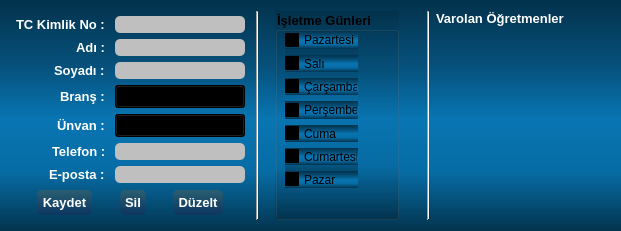
<?xml version="1.0" encoding="UTF-8"?>
<ui version="4.0">
 <class>Form</class>
 <widget class="QWidget" name="Form">
  <property name="geometry">
   <rect>
    <x>0</x>
    <y>0</y>
    <width>621</width>
    <height>231</height>
   </rect>
  </property>
  <property name="font">
   <font>
    <family>MS Shell Dlg 2</family>
    <pointsize>10</pointsize>
    <weight>75</weight>
    <bold>true</bold>
   </font>
  </property>
  <property name="windowTitle">
   <string>Form</string>
  </property>
  <property name="styleSheet">
   <string notr="true">/*Copyright (c) DevSec Studio. All rights reserved.

MIT License

Permission is hereby granted, free of charge, to any person obtaining a copy
of this software and associated documentation files (the &quot;Software&quot;), to deal
in the Software without restriction, including without limitation the rights
to use, copy, modify, merge, publish, distribute, sublicense, and/or sell
copies of the Software, and to permit persons to whom the Software is
furnished to do so, subject to the following conditions:

The above copyright notice and this permission notice shall be included in all
copies or substantial portions of the Software.

THE SOFTWARE IS PROVIDED *AS IS*, WITHOUT WARRANTY OF ANY KIND, EXPRESS OR
IMPLIED, INCLUDING BUT NOT LIMITED TO THE WARRANTIES OF MERCHANTABILITY,
FITNESS FOR A PARTICULAR PURPOSE AND NONINFRINGEMENT. IN NO EVENT SHALL THE
AUTHORS OR COPYRIGHT HOLDERS BE LIABLE FOR ANY CLAIM, DAMAGES OR OTHER
LIABILITY, WHETHER IN AN ACTION OF CONTRACT, TORT OR OTHERWISE, ARISING FROM,
OUT OF OR IN CONNECTION WITH THE SOFTWARE OR THE USE OR OTHER DEALINGS IN THE SOFTWARE.
*/

/*-----QWidget-----*/
QWidget
{
	background-color: qlineargradient(spread:repeat, x1:1, y1:0, x2:1, y2:1, stop:0.00480769 rgba(3, 50, 76, 255),stop:0.293269 rgba(6, 82, 125, 255),stop:0.514423 rgba(8, 117, 178, 255),stop:0.745192 rgba(7, 108, 164, 255),stop:1 rgba(3, 51, 77, 255));
	color: #000000;

}


/*-----QLabel-----*/
QLabel
{
	background-color: transparent;
	color: #fff;

}


/*-----QPushButton-----*/
QPushButton
{
	background-color: qlineargradient(spread:pad, x1:1, y1:0, x2:1, y2:1, stop:0 rgba(42, 95, 113, 255),stop:1 rgba(12, 53, 97, 255));
	color: #fff;
	border: 0px;
	border-radius: 5px;
	padding: 5px;
}


QPushButton::hover
{
	background-color: qlineargradient(spread:pad, x1:1, y1:0, x2:1, y2:1, stop:0 rgba(167, 214, 50, 255),stop:1 rgba(98, 169, 67, 255));
	color: #fff;

}


QPushButton::pressed
{
	background-color: qlineargradient(spread:pad, x1:1, y1:0, x2:1, y2:1, stop:0 rgba(147, 194, 30, 255),stop:1 rgba(78, 149, 47, 255));
	color: #fff;
	border: 0px;
	border-radius: 5px;
	padding: 5px;

}


/*-----QLineEdit-----*/
QLineEdit
{
	background-color: #bfbfbf;
	color: #000000;
	border-style: solid;
	border-color: #141414;
	border-radius: 5px;
	padding-left: 10px;

}


/*-----QListView-----*/
QListView{
	background-color: transparent;
	font-size: 12pt;
	border: none;
	color: #fff;
	show-decoration-selected: 0;
	padding-left: px;

}


QListView::item:selected{
	color: #fff;
	font-weight: bold;
	background-color: qlineargradient(spread:pad, x1:1, y1:0, x2:1, y2:1, stop:0 rgba(147, 194, 30, 255),stop:1 rgba(78, 149, 47, 255));
   	border: none;
   	border-radius: 0px;

}


QListView::item:!selected{
	color: #fff;
	background-color: transparent;
	border: none;
	border-radius: 0px;

}


QListView::item:!selected:hover{
	color: #fff;
	background-color: #0c3561;
	border: none;
	border-radius: 0px;
	
}


/*-----QScrollBar-----*/
QScrollBar:vertical 
{
	border: none;
	width: 10px;

}


QScrollBar::handle:vertical 
{
	border: none;
	border-radius : 0px;
	background-color: qlineargradient(spread:pad, x1:1, y1:0, x2:1, y2:1, stop:0 rgba(167, 214, 50, 255),stop:1 rgba(98, 169, 67, 255));
	min-height: 50px;
	width : 16px;

}


QScrollBar::handle:vertical:pressed
{
	background-color: qlineargradient(spread:pad, x1:1, y1:0, x2:1, y2:1, stop:0 rgba(147, 194, 30, 255),stop:1 rgba(78, 149, 47, 255)); 

}


QScrollBar::add-line:vertical
{
	border: none;
	background: transparent;
	height: 0px;
	subcontrol-position: bottom;
	subcontrol-origin: margin;

}


QScrollBar::add-line:vertical:hover 
{
	background-color: transparent;

}


QScrollBar::add-line:vertical:pressed 
{
	background-color: #3f3f3f;

}


QScrollBar::sub-line:vertical
{
	border: none;
	background: transparent;
	height: 0px;

}


QScrollBar::sub-line:vertical:hover 
{
	background-color: transparent;

}


QScrollBar::sub-line:vertical:pressed 
{
	background-color: #3f3f3f;

}


QScrollBar::up-arrow:vertical
{
	width: 0px;
	height: 0px;
	background: transparent;

}


QScrollBar::down-arrow:vertical 
{
   	width: 0px;
   	height: 0px;
   	background: transparent;

}


QScrollBar::add-page:vertical, QScrollBar::sub-page:vertical
{
   	background-color: #0c2669;
	width: 11px;;
	
}
</string>
  </property>
  <layout class="QGridLayout" name="gridLayout">
   <item row="0" column="0">
    <layout class="QHBoxLayout" name="horizontalLayout_2" stretch="55,0,0,0,5,0,40">
     <item>
      <layout class="QVBoxLayout" name="verticalLayout_2">
       <property name="leftMargin">
        <number>5</number>
       </property>
       <property name="topMargin">
        <number>5</number>
       </property>
       <property name="rightMargin">
        <number>5</number>
       </property>
       <property name="bottomMargin">
        <number>5</number>
       </property>
       <item>
        <layout class="QFormLayout" name="formLayout">
         <property name="labelAlignment">
          <set>Qt::AlignRight|Qt::AlignTrailing|Qt::AlignVCenter</set>
         </property>
         <item row="0" column="0">
          <widget class="QLabel" name="label_5">
           <property name="text">
            <string>TC Kimlik No : </string>
           </property>
          </widget>
         </item>
         <item row="0" column="1">
          <widget class="QLineEdit" name="le_identity_number"/>
         </item>
         <item row="1" column="0">
          <widget class="QLabel" name="label">
           <property name="text">
            <string>Adı : </string>
           </property>
          </widget>
         </item>
         <item row="1" column="1">
          <widget class="QLineEdit" name="le_name"/>
         </item>
         <item row="2" column="0">
          <widget class="QLabel" name="label_7">
           <property name="text">
            <string>Soyadı : </string>
           </property>
          </widget>
         </item>
         <item row="2" column="1">
          <widget class="QLineEdit" name="le_surname"/>
         </item>
         <item row="3" column="0">
          <widget class="QLabel" name="label_2">
           <property name="text">
            <string>Branş : </string>
           </property>
          </widget>
         </item>
         <item row="3" column="1">
          <widget class="QComboBox" name="cmb_staff_branch"/>
         </item>
         <item row="4" column="0">
          <widget class="QLabel" name="label_3">
           <property name="text">
            <string>Ünvan : </string>
           </property>
          </widget>
         </item>
         <item row="4" column="1">
          <widget class="QComboBox" name="cmb_staff_degree"/>
         </item>
         <item row="5" column="0">
          <widget class="QLabel" name="label_6">
           <property name="text">
            <string>Telefon : </string>
           </property>
          </widget>
         </item>
         <item row="5" column="1">
          <widget class="QLineEdit" name="le_phone_number"/>
         </item>
         <item row="6" column="0">
          <widget class="QLabel" name="label_8">
           <property name="text">
            <string>E-posta : </string>
           </property>
          </widget>
         </item>
         <item row="6" column="1">
          <widget class="QLineEdit" name="le_mail"/>
         </item>
        </layout>
       </item>
       <item>
        <spacer name="verticalSpacer">
         <property name="orientation">
          <enum>Qt::Vertical</enum>
         </property>
         <property name="sizeHint" stdset="0">
          <size>
           <width>20</width>
           <height>40</height>
          </size>
         </property>
        </spacer>
       </item>
       <item>
        <layout class="QHBoxLayout" name="horizontalLayout">
         <item>
          <spacer name="horizontalSpacer">
           <property name="orientation">
            <enum>Qt::Horizontal</enum>
           </property>
           <property name="sizeHint" stdset="0">
            <size>
             <width>40</width>
             <height>20</height>
            </size>
           </property>
          </spacer>
         </item>
         <item>
          <widget class="QPushButton" name="btn_save">
           <property name="text">
            <string>Kaydet</string>
           </property>
          </widget>
         </item>
         <item>
          <spacer name="horizontalSpacer_2">
           <property name="orientation">
            <enum>Qt::Horizontal</enum>
           </property>
           <property name="sizeHint" stdset="0">
            <size>
             <width>40</width>
             <height>20</height>
            </size>
           </property>
          </spacer>
         </item>
         <item>
          <widget class="QPushButton" name="btn_delete">
           <property name="text">
            <string>Sil</string>
           </property>
          </widget>
         </item>
         <item>
          <spacer name="horizontalSpacer_3">
           <property name="orientation">
            <enum>Qt::Horizontal</enum>
           </property>
           <property name="sizeHint" stdset="0">
            <size>
             <width>40</width>
             <height>20</height>
            </size>
           </property>
          </spacer>
         </item>
         <item>
          <widget class="QPushButton" name="btn_edit">
           <property name="text">
            <string>Düzelt</string>
           </property>
          </widget>
         </item>
         <item>
          <spacer name="horizontalSpacer_4">
           <property name="orientation">
            <enum>Qt::Horizontal</enum>
           </property>
           <property name="sizeHint" stdset="0">
            <size>
             <width>40</width>
             <height>20</height>
            </size>
           </property>
          </spacer>
         </item>
        </layout>
       </item>
      </layout>
     </item>
     <item>
      <widget class="Line" name="line_2">
       <property name="orientation">
        <enum>Qt::Vertical</enum>
       </property>
      </widget>
     </item>
     <item>
      <spacer name="horizontalSpacer_6">
       <property name="orientation">
        <enum>Qt::Horizontal</enum>
       </property>
       <property name="sizeHint" stdset="0">
        <size>
         <width>10</width>
         <height>20</height>
        </size>
       </property>
      </spacer>
     </item>
     <item>
      <widget class="QGroupBox" name="groupBox">
       <property name="title">
        <string>İşletme Günleri</string>
       </property>
       <widget class="QWidget" name="layoutWidget">
        <property name="geometry">
         <rect>
          <x>10</x>
          <y>20</y>
          <width>73</width>
          <height>157</height>
         </rect>
        </property>
        <layout class="QVBoxLayout" name="verticalLayout_3">
         <item>
          <widget class="QCheckBox" name="checkBox">
           <property name="enabled">
            <bool>true</bool>
           </property>
           <property name="text">
            <string>Pazartesi</string>
           </property>
           <property name="checkable">
            <bool>true</bool>
           </property>
          </widget>
         </item>
         <item>
          <widget class="QCheckBox" name="checkBox_2">
           <property name="enabled">
            <bool>true</bool>
           </property>
           <property name="text">
            <string>Salı</string>
           </property>
           <property name="checkable">
            <bool>true</bool>
           </property>
          </widget>
         </item>
         <item>
          <widget class="QCheckBox" name="checkBox_3">
           <property name="enabled">
            <bool>true</bool>
           </property>
           <property name="text">
            <string>Çarşamba</string>
           </property>
           <property name="checkable">
            <bool>true</bool>
           </property>
          </widget>
         </item>
         <item>
          <widget class="QCheckBox" name="checkBox_4">
           <property name="enabled">
            <bool>true</bool>
           </property>
           <property name="text">
            <string>Perşembe</string>
           </property>
           <property name="checkable">
            <bool>true</bool>
           </property>
          </widget>
         </item>
         <item>
          <widget class="QCheckBox" name="checkBox_5">
           <property name="enabled">
            <bool>true</bool>
           </property>
           <property name="text">
            <string>Cuma</string>
           </property>
           <property name="checkable">
            <bool>true</bool>
           </property>
          </widget>
         </item>
         <item>
          <widget class="QCheckBox" name="checkBox_6">
           <property name="enabled">
            <bool>true</bool>
           </property>
           <property name="text">
            <string>Cumartesi</string>
           </property>
           <property name="checkable">
            <bool>true</bool>
           </property>
          </widget>
         </item>
         <item>
          <widget class="QCheckBox" name="checkBox_7">
           <property name="enabled">
            <bool>true</bool>
           </property>
           <property name="text">
            <string>Pazar</string>
           </property>
           <property name="checkable">
            <bool>true</bool>
           </property>
          </widget>
         </item>
        </layout>
       </widget>
      </widget>
     </item>
     <item>
      <spacer name="horizontalSpacer_5">
       <property name="orientation">
        <enum>Qt::Horizontal</enum>
       </property>
       <property name="sizeType">
        <enum>QSizePolicy::Minimum</enum>
       </property>
       <property name="sizeHint" stdset="0">
        <size>
         <width>10</width>
         <height>20</height>
        </size>
       </property>
      </spacer>
     </item>
     <item>
      <widget class="Line" name="line">
       <property name="orientation">
        <enum>Qt::Vertical</enum>
       </property>
      </widget>
     </item>
     <item>
      <layout class="QVBoxLayout" name="verticalLayout">
       <item>
        <widget class="QLabel" name="label_4">
         <property name="text">
          <string>Varolan Öğretmenler</string>
         </property>
        </widget>
       </item>
       <item>
        <spacer name="verticalSpacer_3">
         <property name="orientation">
          <enum>Qt::Vertical</enum>
         </property>
         <property name="sizeType">
          <enum>QSizePolicy::Minimum</enum>
         </property>
         <property name="sizeHint" stdset="0">
          <size>
           <width>20</width>
           <height>10</height>
          </size>
         </property>
        </spacer>
       </item>
       <item>
        <widget class="QListWidget" name="lw_staff">
         <property name="frameShape">
          <enum>QFrame::NoFrame</enum>
         </property>
        </widget>
       </item>
      </layout>
     </item>
    </layout>
   </item>
  </layout>
 </widget>
 <resources/>
 <connections/>
</ui>
